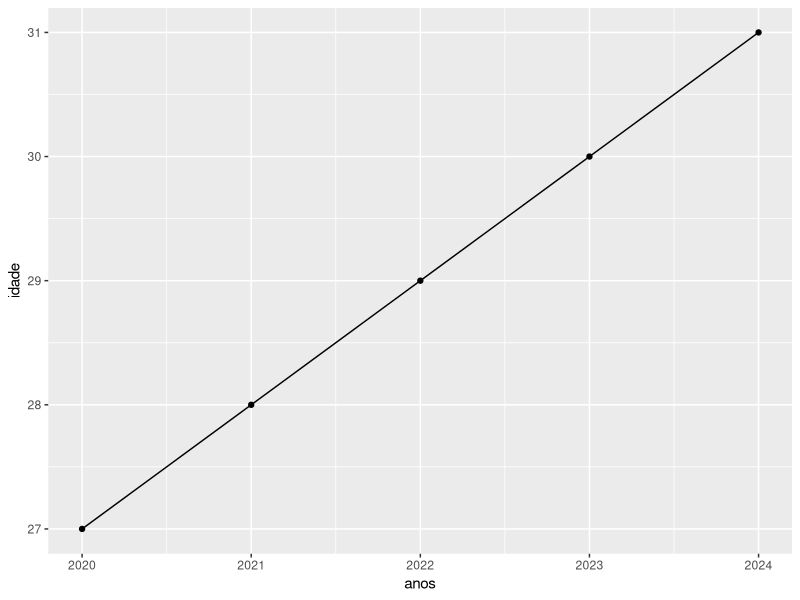

Generate this figure with R:
# Exercício da Aula 1 - LEGO I
# Aluna: Beatriz Bandeira de Mello

require(stringr)
require(tidyverse)

#Exercício 1: primeiros passos com R

meu_ano_nascimento <- 1993
ano_atual <- 2024
minha_idade <- ano_atual- meu_ano_nascimento
minha_idade

#Exercício 2: trabalhando com textos

meu_nome <- "Beatriz"
paste("Meu nome é", meu_nome) #Paste combina textos e números

#Exercício 3: usando funcoes basicas

nchar (meu_nome)
raiz_nome <- sqrt (nchar (meu_nome))
raiz_nome

#Exercício 4: criando e usando vetores

notas <- c(8.9, 9, 8.5, 9.5, 9.5)
media_notas <- mean(notas)
media_notas

#Exercício 5: usando logica condicional

aprovado <- media_notas > 8 #Retorna TRUE se a media das notas for maior que 8
media_notas

if(media_notas > 8) {
  resultado <- "APROVADO"
  print (resultado)
} else {
  resultado <- "REPROVADO"
  print (resultado)
}

#Exercício 6: trabalhando com textos - strings

nome_abreviado <- abbreviate(meu_nome) #A funcao remove as vogais do nome
nome_abreviado

#Exercício 7: operacoes com vetores

anos <- seq(ano_atual-4, ano_atual)
minhas_idades <- anos - meu_ano_nascimento
minhas_idades

media_idades <- mean(minhas_idades)
media_idades

x <- anos - media_idades
x

#Exercício 8: operacoes com vetores II

notas_abaixo_media <- notas > media_notas
abaixo_media <- notas[notas_abaixo_media] #Criei um objeto apenas com as notas abaixo da media de notas   
abaixo_media

#Exercicio 9: Explorando data.frames

dados_pessoais <- data.frame(
  ano <- anos,
  idade <- minhas_idades
  )

names(dados_pessoais) #Nome da linha e da coluna
nrow(dados_pessoais) #Numero de linhas
ncol(dados_pessoais) #Numero de colunas
View(dados_pessoais) #Abre visualizacao em formato de excel

#Exercicio 10: manipulando data.frames

#data.frame

capitais_sudeste = data.frame(
  capitais = c("Belo Horizonte", "São Paulo", "Rio de Janeiro", "Vitória"),
  estados = c("MG", "SP", "RJ", "ES"),
  populacao_por_mil = c(2315, 11451, 6211, 322)
)

print(capitais_sudeste)

gd.pop <- capitais_sudeste$populacao_por_mil>5000

capitais_sudeste[gd.pop,] #Versao modificada, o teste logico filtrou as linhas

#Nesse caso, como eu tive muitas dificuldades em escrever um código mais simples, então fui quebrando 
#em etapas menores pra tentar entender a lógica por trás dos comandos

#Exercicio 11: manipulando data.frames II
#Não tinha a base

#Exercício 12: instalação e uso de pacotes

require(ggplot2)
ggplot(data = dados_pessoais, aes(x = anos, y = idade)) +
  geom_line() +
  geom_point()
